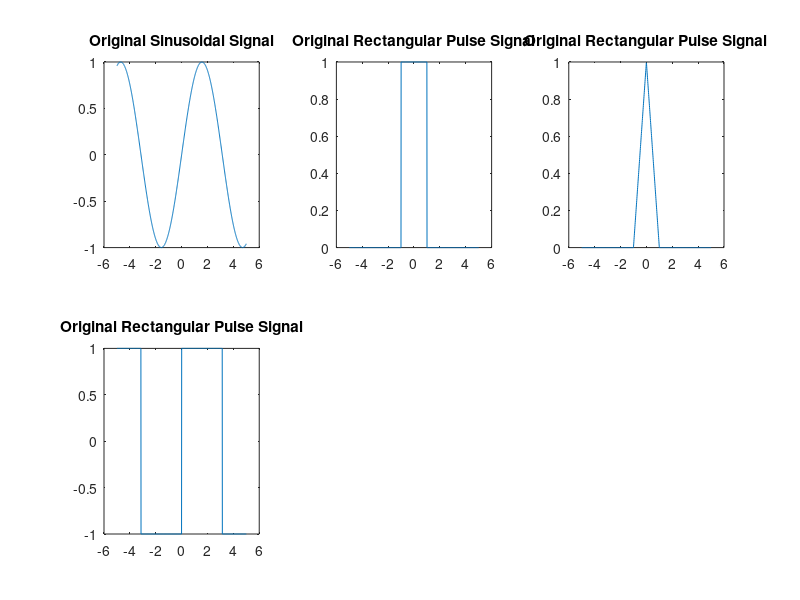

Here is the MATLAB script that generated this plot:
% Define the time vector 
t = linspace(-5, 5, 1000);

% Original signals
x1 = sin(t);
% Original sinusoidal signal
x2 = rectpuls(t, 2);
% Original rectangular pulse signal
x3 = tripuls(t, 2);
% Original triangular signal
x4 = square(t);

% Original square wave signal
% Amplitude scaling
amp_factor = 2;

% Scaled sinusoidal signal
y1 = amp_factor*x1;

% Time scaling (compression)
time_scale_factor= 0.5;
y2= rectpuls(t/time_scale_factor, 2);
% Compressed rectangular pulse signal

% Time shifting (delay)
time_shift = 1;
y3 = tripuls(t-time_shift, 2);

% Delayed triangular signal
% Time reversal
% Reversed square wave signal
y4 = square(-t);

% Plot original and modified signals
figure;

subplot(2, 3, 1);
plot(t, x1);
title('Original Sinusoidal Signal');

subplot(2, 3, 2);
plot(t, x2);
title('Original Rectangular Pulse Signal');

subplot(2, 3, 3);
plot(t, x3);
title('Original Rectangular Pulse Signal');

subplot(2, 3, 4);
plot(t, x4);
title('Original Rectangular Pulse Signal');



